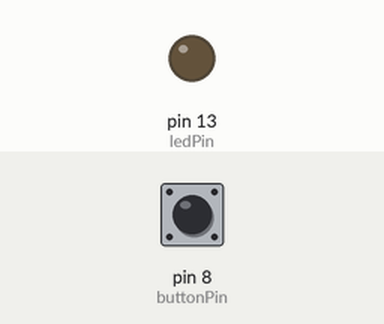
Bench run of a sketch on a simulated Arduino Uno, built with avr-gcc and run on an emulated ATmega328P. On the bench: output pins drawn as LEDs (lit = HIGH). The test bench sets the inputs (shaded band); at power-on: pin 8 (buttonPin) HIGH.

Above: at 1.2 s.
1.3 s: pin 8 (buttonPin) pulled LOW for 0.15 s
At 1.7 s:
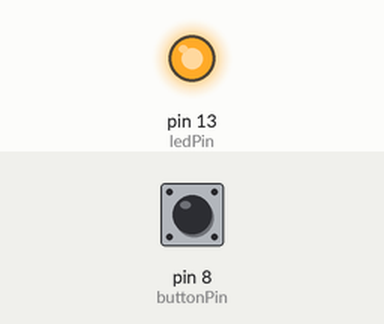
2.9 s: pin 8 (buttonPin) pulled LOW for 1 s
At 4.2 s:
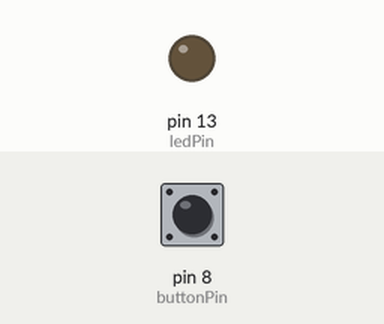
5.4 s: pin 8 (buttonPin) pulled LOW for 3.2 s
At 6.1 s:
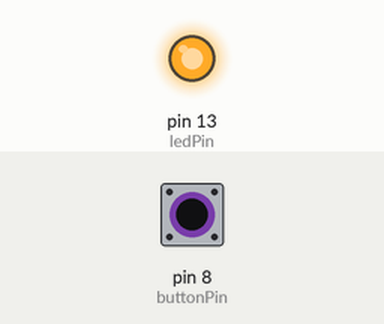
Timing chart, 0 to 8.4 s (numbered marks = the images above; inputs shaded):
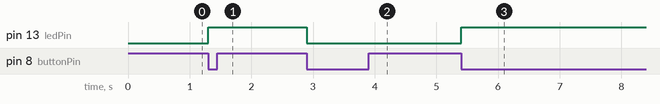

Measured:
- after the input at 1.3 s, pin 13 (ledPin): LOW → HIGH at once
- after the input at 2.9 s, pin 13 (ledPin): HIGH → LOW at once
- after the input at 5.4 s, pin 13 (ledPin): LOW → HIGH at once

The sketch:

task2-2.1.ino
```cpp
// Define pin numbers
const int ledPin = 13; // CHANGED
const int buttonPin = 8; // PB0

volatile bool interruptFlag = false;

void setup() {
  // Set the LED pin as an output
  pinMode(ledPin, OUTPUT);

  // Set the button pin as an input with an internal pull-up resistor
  pinMode(buttonPin, INPUT_PULLUP);

  // --- Pin Change Interrupt Setup ---

  // 1. Enable Pin Change Interrupt group 0 (PCIE0) for PORTB
  PCICR |= (1 << PCIE0);

  // 2. Enable the specific pin (PCINT0, which is Pin 8)
  PCMSK0 |= (1 << PCINT0);

  // 3. Enable global interrupts
  sei();
}

void loop() {
  if (interruptFlag) {
    // Toggle the LED
    digitalWrite(ledPin, !digitalRead(ledPin));

    // Reset the flag
    interruptFlag = false;
  }
}

// ISR for Pin Change Interrupt group 0
ISR(PCINT0_vect) {
  // Check if the pin is now LOW
  if (digitalRead(buttonPin) == LOW) {
    interruptFlag = true;
  }
}
```
